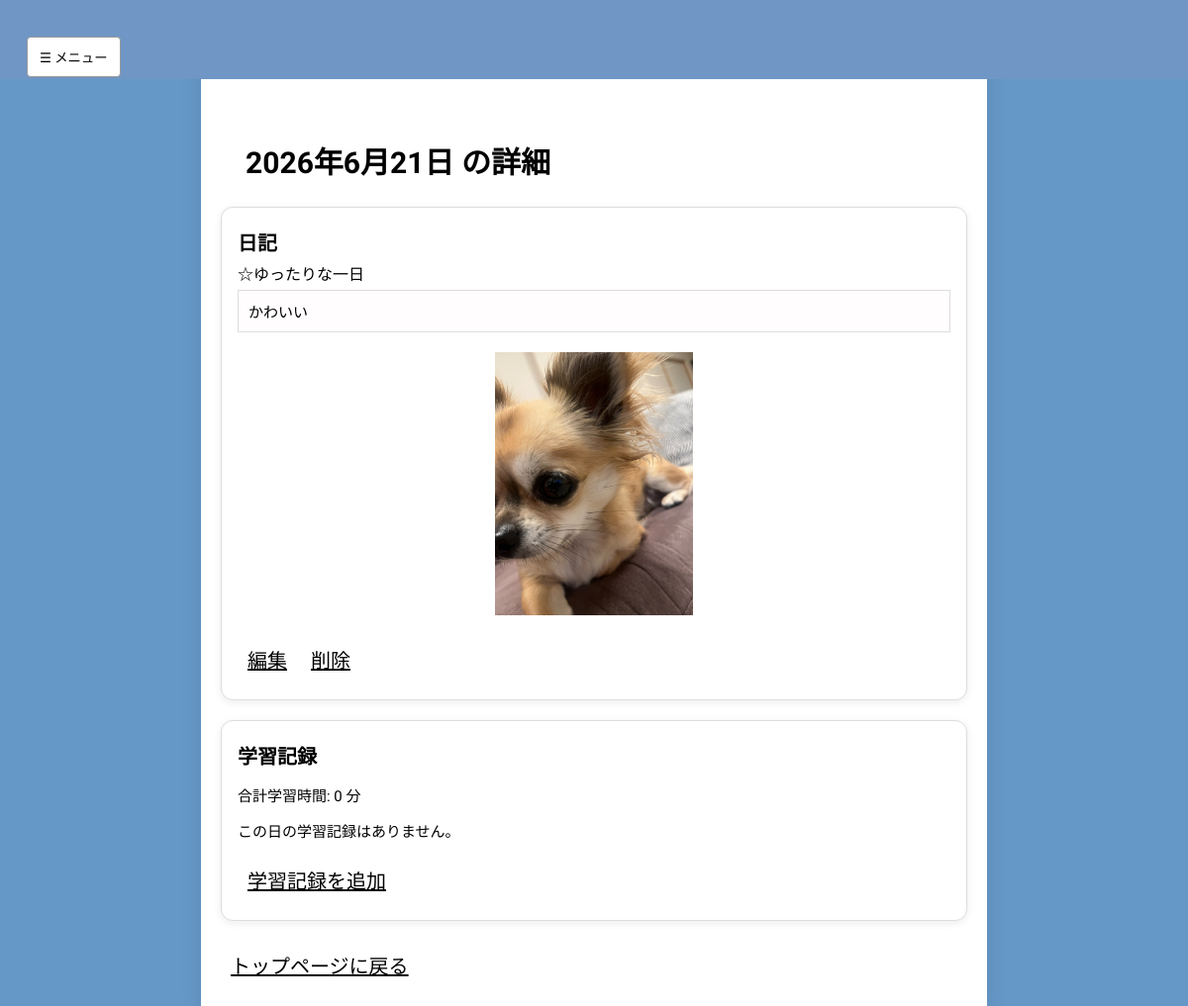
The page /daily/2026-06-21/ (signed in) on the database its author committed.
### record/models.py (models this page shows, shortened)
class Diary(models.Model):
    user = models.ForeignKey(User, on_delete=models.CASCADE)
    date = models.DateField(verbose_name="日付")
    title = models.CharField(verbose_name="日記タイトル",max_length=100)     # 日記タイトル
    content = models.TextField(verbose_name="日記内容")                 # 日記内容
    image = models.ImageField(verbose_name="写真",upload_to='images/', null=True, blank=True)
    location = models.CharField(verbose_name="場所",max_length=100, blank=True)  # 場所
    favorite = models.BooleanField(verbose_name="お気に入り登録",default=False)
    created_at = models.DateTimeField(auto_now_add=True)
    updated_at = models.DateTimeField(auto_now=True)

### record/views.py (the view)
# urls.py: path('daily/<str:date>/', views.daily_detail, name='daily_detail'),
def daily_detail(request, date):
    year, month, day = map(int, date.split('-'))
    target_date = dt_date(year, month, day)
    diary = Diary.objects.filter(user=request.user, date=target_date).first()
    study_record = StudyRecord.objects.filter(user=request.user, date=target_date).first()
    study_records = StudyRecordItem.objects.filter(record__user=request.user, record__date=target_date)
    total_study_time = study_records.aggregate(total=Sum('study_time'))['total'] or 0
    return render(request, 'record/daily_detail.html', {
                'target_date': target_date,
        'diary': diary,
        'study_record': study_record,
        'study_records': study_records,
        'total_study_time': total_study_time,
    })

### record/templates/record/daily_detail.html (shortened to what this page needs)
{% extends 'record/base.html' %}
{% load static %}
{% load imagekit %}
{% block content %}
<h2>{{ target_date }} の詳細</h2>
 <section class="card">
  <h3>日記</h3>
{% if diary %}
  <span class="title">☆{{ diary.title }}</span>
  <p class="diary-content">
    {% if diary.content %}
    {{ diary.content|linebreaksbr }}
    {% endif %}
  </p>
  {% if diary.image %}
  <img src="{{ diary.image.url }}" alt="日記の画像" style="max-width: 200px;">
  {% endif %}
  <a href="{% url 'diary_update' diary.pk %}?next={{ request.get_full_path|urlencode }}">編集</a>
  <a href="{% url 'diary_delete' diary.pk %}?next={{ request.get_full_path|urlencode }}">削除</a>
{% else %}
  <p>この日の日記はありません。</p>
  <a href="{% url 'input' %}?date={{ target_date|date:'Y-m-d' }}&focus=diary">日記を追加</a>
{% endif %}
</section>
<section class="card">
  <h3 >学習記録</h3>
  <p>合計学習時間: {{ total_study_time }} 分</p>
  {% if study_records %}
    <ul>
      {% for item in study_records %}
        <li>{{ item.subject }} - {{ item.study_time }}分</li>
      {% endfor %}
          <br>
       {% if study_record.memo %}
      <div class="study-memo">
        [メモ]
        <br>
        {{ study_record.memo|linebreaksbr }}
      </div>
    {% endif %}
    </ul>
    {% if study_record %}
      <a href="{% url 'studyrecord_update' study_record.pk %}?next={{ request.get_full_path|urlencode }}">編集</a>
      <a href="{% url 'studyrecord_delete' study_record.pk %}?next={{ request.get_full_path|urlencode }}">この日の学習記録を削除</a>
    {% endif %}
  {% else %}
    <p>この日の学習記録はありません。</p>
    <a href="{% url 'input' %}?date={{ target_date|date:'Y-m-d' }}&focus=study">学習記録を追加</a>
  {% endif %}
</section>
<a href="{% url 'top' %}">トップページに戻る</a>
{% endblock %}

### record/static/record/style.css (style rules this page uses)
body { background-color: #6698c7; margin: 0; font-family: 'Zen Maru Gothic', sans-serif; }
* { font-family: 'Zen Maru Gothic', sans-serif; }
h3 { font-size: 20px; margin-top: 4px; margin-bottom: 5px; }
h2 { display: block; margin-left: 25px; font-size: 30px; }
p { font-size: 15px; }
.diary-content { border: 1px solid #ddd; border-radius: 0px; padding: 10px; margin: 5px 0; background-color: #fffdfd; }
a { color: inherit; font-family: 'Zen Maru Gothic', sans-serif; font-size: 20px; font-style: normal; margin-bottom: 10px; display: inline-block; margin: 10px }
img { display: block; margin: 20px auto }
.card { position: relative; background: #fff; border-radius: 12px; padding: 16px; margin-bottom: 20px; box-shadow: 0 2px 8px rgba(0, 0, 0, 0.08); border: 1px solid #ddd; }

### rows shown on the page
Diary: title "ゆったりな一日", content "かわいい", image (picture)

### other values the page prints
{{ target_date }} "2026年6月21日"
{{ total_study_time }} "0"
